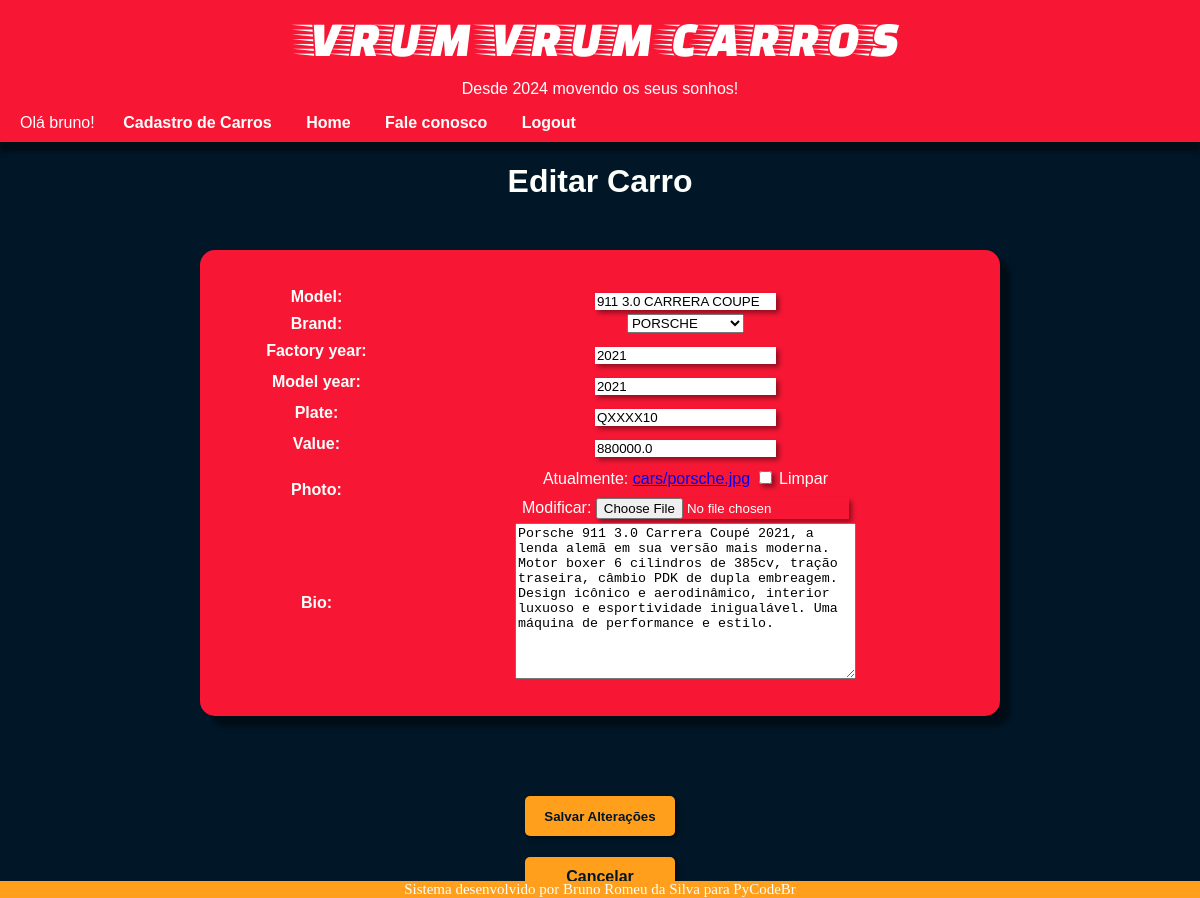
/car/17/update (signed in), run on the app's committed database.
### cars/models.py (models this page shows, shortened)
class Car(models.Model):
    id = models.AutoField(primary_key=True)
    model = models.CharField(max_length=200)
    brand = models.ForeignKey(Brand, on_delete=models.PROTECT, related_name='car_brand')
    factory_year = models.IntegerField(blank=True, null=True)
    model_year = models.IntegerField(blank=True, null=True)
    plate = models.CharField(blank=True, null=True, max_length=20)
    value = models.FloatField(blank=True, null=True)
    photo = models.ImageField(upload_to='cars/', blank=True, null=True)
    bio = models.TextField(null=True, blank=True)

### cars/views.py (the view, shortened to what this page needs)
# urls.py: path('car/<int:pk>/update', CarUpdateView.as_view(), name='car_update'),
@method_decorator(login_required(login_url='login'), name='dispatch')
class CarUpdateView(UpdateView):
    model = Car
    form_class = CarModelForm
    template_name = 'car_update.html'

### cars/forms.py (shortened to what this page needs)
class CarModelForm(forms.ModelForm):
    class Meta:
        model = Car
        fields = '__all__'

### cars/models.py (called while the page is built)
    def __str__(self):
        return self.name

### cars/templates/car_update.html (shortened to what this page needs)
{% load static %}
{% block content %}
<!DOCTYPE html>
<html lang="en">
<head>
    <link rel="stylesheet" href="{% static 'css\styleforms.css' %}">
</head>
<body>
    <header>
        <h1>VRUM VRUM CARROS</h1>
        <p>Desde 2024 movendo os seus sonhos!</p>
        <nav>
            {% if user.is_authenticated %}
                <a class="user">Olá {{user}}!</a>
                <a class="menu" href="{% url 'new_car' %}">Cadastro de Carros</a>
            {% endif %}
            <a class="menu" href="{% url 'cars_list' %}">Home</a>
            <a class="menu" href="#">Fale conosco</a>
            {% if user.is_authenticated %}
                <a class="menu" href="{% url 'logout' %}">Logout</a>
            {% endif %}
        </nav>
    </header>
    <form method="post" enctype="multipart/form-data">
        <h1>Editar Carro</h1>
        <table>
            {{ form.as_table }}
        </table>
        <div>
            <input type="submit" value="Salvar Alterações" class="btn-primary">
            <div class="btn-aut">
                <a href="{% url 'cars_list' %}" class="btn-secondary" >Cancelar</a>
            </div>
        </div>
    </form>
{% endblock %}
    <footer>
        Sistema desenvolvido por Bruno Romeu da Silva para PyCodeBr
    </footer>
</body>
</html>

### static/css/styleforms.css (style rules this page uses)
body { background-color: #011627; color: #FDFFFC; font-family: Arial, Helvetica, sans-serif; text-align: center; margin: 0%; }
header { background-color: #F71735; text-align: center; color: white; padding-top: 1px; padding-bottom: 10px; box-shadow: 0px 10px 5px rgba(0, 0, 0, 0.434); }
header > h1 { font-family: Faster; font-weight: normal; font-size: 50px; padding-top: 0%; margin-top: 10px; margin-bottom: 5px; }
header > nav { text-align: start; text-indent: 20px; }
.menu { margin-right: 30px; text-decoration: none; color: #FDFFFC; font-weight: bold; transition: 0.5s; }
.user { margin-right: 2vw; text-decoration: none; }
table { text-align: center; margin-top: auto; margin-left: auto; margin-right: auto; margin-bottom: 70px; background-color: #F71735; border-radius: 15px; padding: 30px; margin-top: 50px; box-shadow: 10px 10px 5px rgba(0, 0, 0, 0.434); width: 800px; }
input { margin-top: 10px; width: auto; height: auto; box-shadow: 3px 3px 5px rgba(0, 0, 0, 0.434); border-bottom-style: none; border-style: none; }
.btn-primary { text-align: center; align-items: center; margin-right: auto; margin-bottom: 20px; background-color: #FF9F1C; color: #011627; border-radius: 5px; font-weight: bold; width: 150px; height: 40px; }
.btn-aut { display: flex; background-color: #FF9F1C; width: 150px; height: 40px; text-align: center; align-items: center; justify-content: center; margin-left: auto; margin-top: auto; margin-right: auto; margin-bottom: auto; border-radius: 5px; font-weight: bold; margin-block: 1px ; box-shadow: 3px 3px 5px rgba(0, 0, 0, 0.434); }
.btn-secondary { text-decoration: none; color: #011627; }
footer { position: absolute; width: 100%; bottom: 0; left: 0; font-family: 'Times New Roman', Times, serif; text-align: center; background-color: #FF9F1C; font-size: 15px; color: #FDFFFC; }

### data on the page
Car: model "911 3.0 CARRERA COUPE", brand "PORSCHE", factory_year "2021", model_year "2021", plate "QXXXX10", value "880000.0", bio "Porsche 911 3.0 Carrera Coupé 2021, a lenda alemã em sua versão mais moderna. Motor boxer 6 cilindros de 385cv, tração traseira, câmbio PDK de dupla embreagem. Design icônico e aerodinâmico, interior luxuoso e esportividade inigualável. Uma máquina de performance e estilo."

### other printed values
{{ user }} "bruno"
